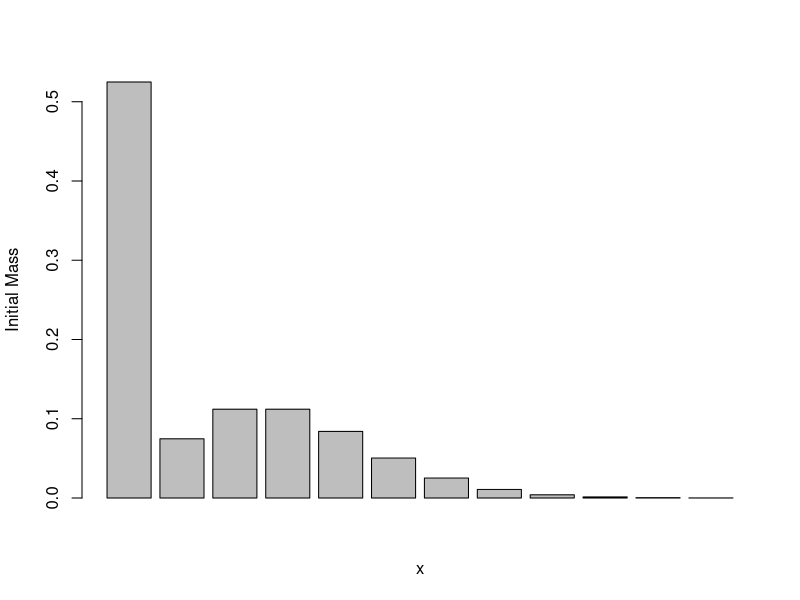
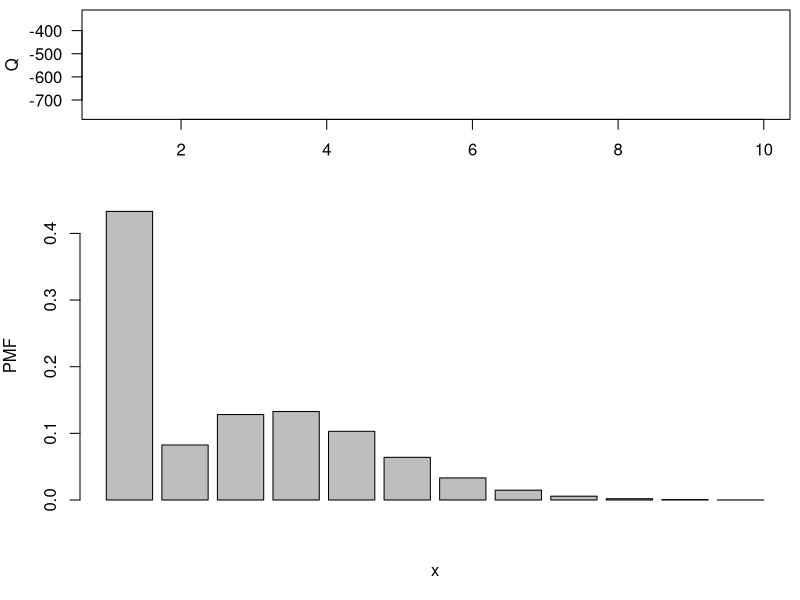
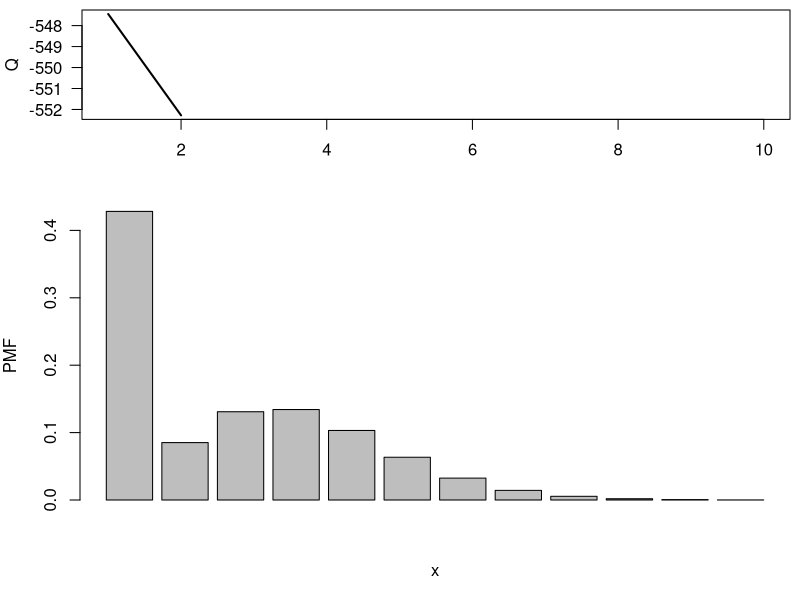
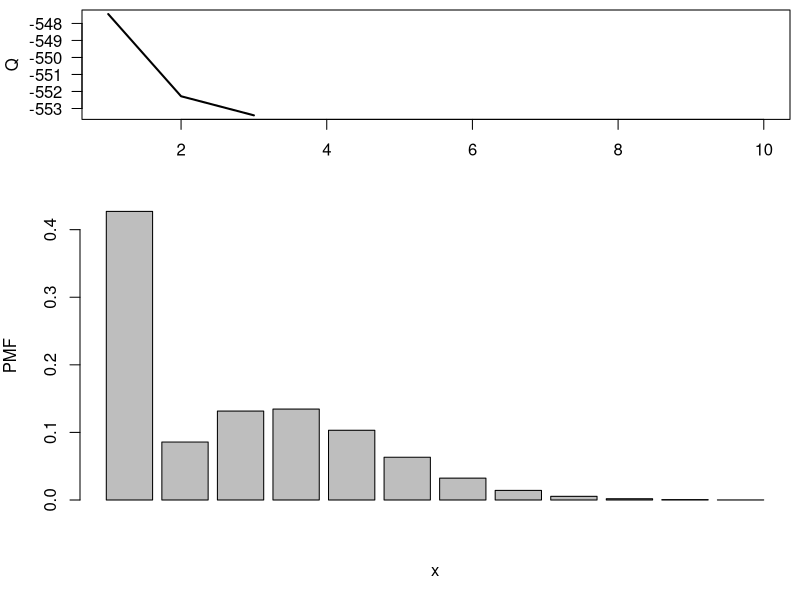
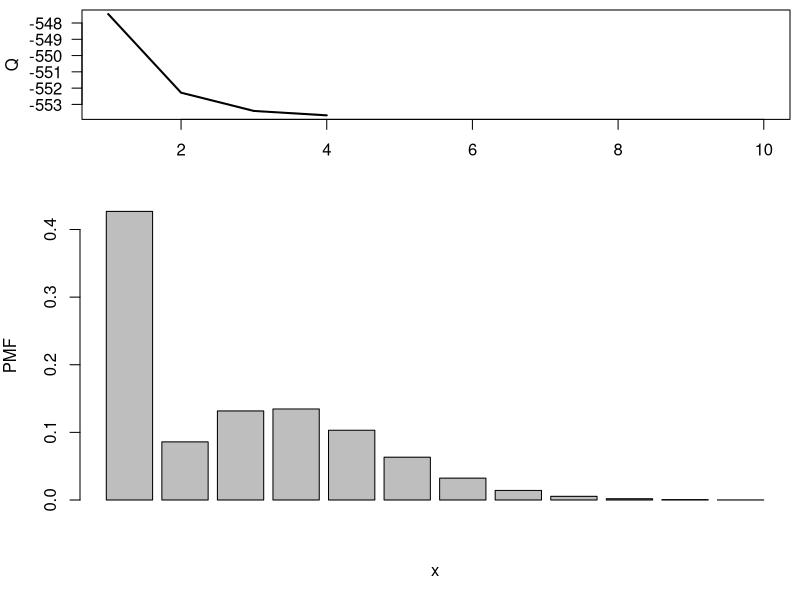
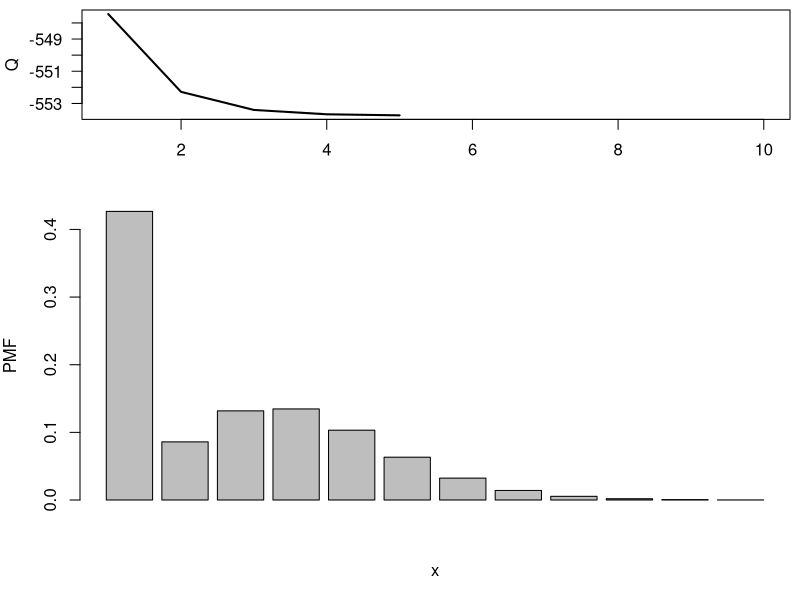
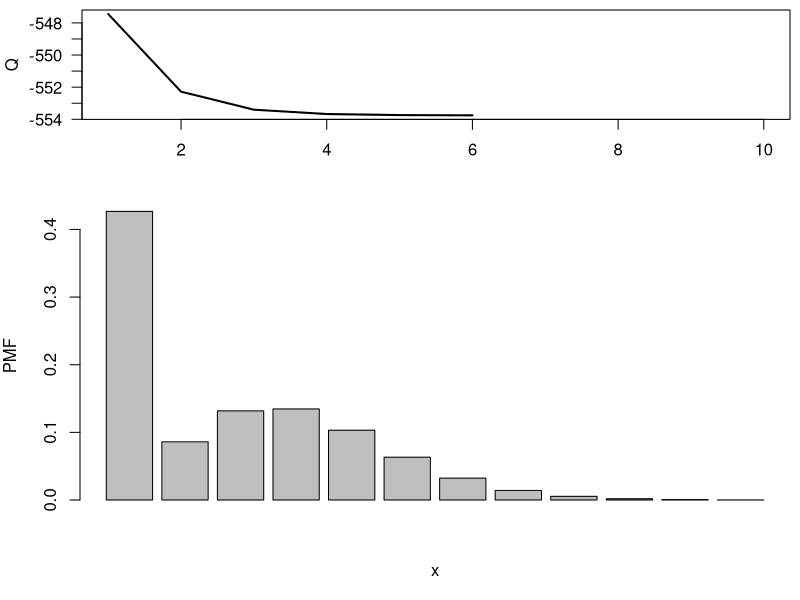
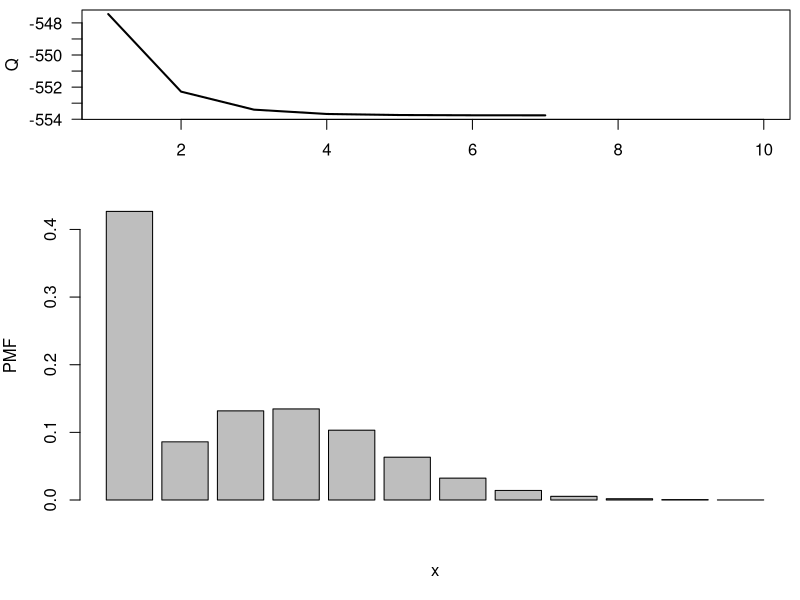

Generate these figures, in order, with R:
#### Example of an EM algorithm for fitting a zero-inflated Poisson 

## Clear the environment and load required libraries
rm(list=ls())
set.seed(81196)    # So that results are reproducible (same simulated data every time)

## 1.load data 
nestsize = read.csv('nestsize.csv',stringsAsFactors = F,header = F)
X = nestsize$V1

##### Run the actual EM algorithm ######

## 4.Initialize the parameters
KK=2            ## number of cluster
w     = 1/2     #Assign equal weight to each component to start with
lambda    = 3   #Random cluster centers randomly spread over the support of the data
n=length(X)

## 5.Plot the initial guess for the density
xx = seq(0,11)
yy = w*c(1,rep(0,length(xx)-1)) + (1-w)*dpois(xx,lambda = lambda)
barplot(yy, ylim=c(0, max(yy)), xlab="x", ylab="Initial Mass")

s  = 0
sw = FALSE
QQ = -Inf
QQ.out = NULL
epsilon = 10^(-5)

## 6.Checking convergence of the algorithm

while(!sw){
  ## E step
  v = array(0, dim=c(n,KK))
  
  # p(zi=1|xi,THETA) => v[,1]
  # p(zi=2|xi,THETA) => v[,1]
  v[,1] = ifelse(X>0,0,w/(w + (1-w)*dpois(X,lambda=lambda)))
  v[,2] = ifelse(X>0,1,(1-w)*exp(-lambda)/(w + (1-w)*dpois(X,lambda=lambda)))
  for(i in 1:n){
    v[i,] = v[i,]/sum(v[i,])
  }
  
  ## M step
  # Weights and lambda
  w = mean(v[,1])
  lambda = sum(X)/sum(v[,2])

  ##Check convergence
  ## QQn:Q fucntion value at current iteration
  ## Q:Q fucntion value at previous iteration
  QQn = 0
  for(i in 1:n){
    QQn = QQn + v[i,1]*(log(w)) +
      v[i,2]*(log(1-w) + dpois(X[i], lambda = lambda, log=TRUE))
  }
  print(QQn)
  print(QQ)
  if(abs(QQn-QQ)/abs(QQn)<epsilon){
    sw=TRUE
  }
  QQ = QQn
  
  QQ.out = c(QQ.out, QQ)
  s = s + 1
  print(paste(s, QQn))
  
  #Plot current estimate over data
  layout(matrix(c(1,2),2,1), widths=c(1,1), heights=c(1.3,3))
  par(mar=c(3.1,4.1,0.5,0.5))
  plot(QQ.out[1:s],type="l", xlim=c(1,max(10,s)), las=1, ylab="Q", lwd=2)
 
  par(mar=c(5,4,1.5,0.5))
  xx = seq(0,11)
  yy = w*c(1,rep(0,length(xx)-1)) + (1-w)*dpois(xx,lambda = lambda)
  barplot(yy, ylim=c(0, max(yy)), xlab="x", ylab="PMF")
}

print(paste(round(lambda,digits=2),round(w,digits=2)))

#Plot final estimate over data
layout(matrix(c(1,2),2,1), widths=c(1,1), heights=c(1.3,3))
par(mar=c(3.1,4.1,0.5,0.5))
plot(QQ.out[1:s],type="l", xlim=c(1,max(10,s)), las=1, ylab="Q", lwd=2)

par(mar=c(5,4,1.5,0.5))
xx = seq(0,11)
yy = w*c(1,rep(0,length(xx)-1)) + (1-w)*dpois(xx,lambda = lambda)
barplot(yy, ylim=c(0, max(yy)), xlab="x", ylab="Final PMF")


##### compute the BIC for zif poisson model
d.zifpois=function(x,w,lambda) w*ifelse(x>0,0,1) + (1-w)*dpois(x,lambda)
## Computing BIC
BIC=0
for(i in 1:n){
  BIC = BIC - 2*log(d.zifpois(X[i],w,lambda))
}
BIC = BIC + ((KK-1) + 1)*log(n)  ### KK-1 independent weights, one variance, and KK means
BIC ## 1057

##### compute BIC for simple poisson model
BIC.pois=0
for(i in 1:n){
  BIC.pois = BIC.pois - 2*log(dpois(X[i],lambda=mean(X)))
}
mean(X)
BIC.pois = BIC.pois + log(n)  ### KK-1 independent weights, one variance, and KK means
BIC.pois ## 1267


